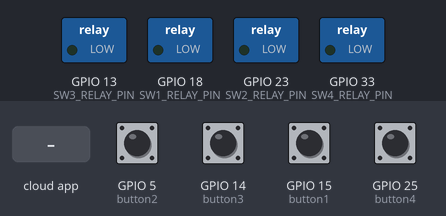
A sketch run on a simulated ESP32. On the bench: switched loads named in the sketch (green lamp = pin HIGH). Inputs (shaded band) come from the test bench; at power-on: GPIO 5 (button2), GPIO 14 (button3), GPIO 15 (button1), GPIO 25 (button4) LOW.

Above: at 1.2 s.
1.3 s: GPIO 5 (button2) pulled HIGH for 0.15 s
At 2.5 s:
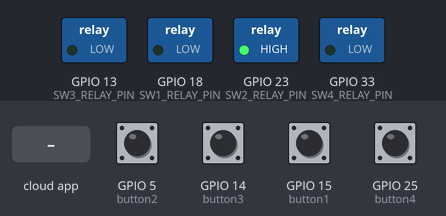
2.9 s: GPIO 14 (button3) pulled HIGH for 0.15 s
At 3.8 s:
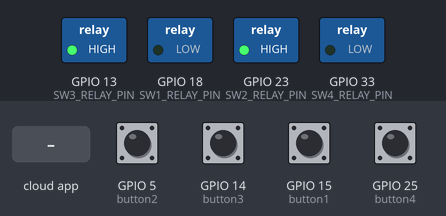
4.5 s: GPIO 15 (button1) pulled HIGH for 0.15 s
At 5.0 s:
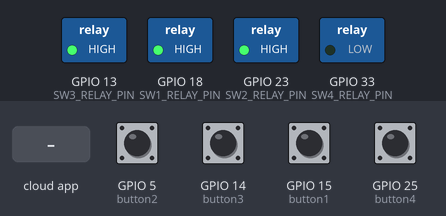
6.1 s: GPIO 25 (button4) pulled HIGH for 0.15 s
At 7.3 s:
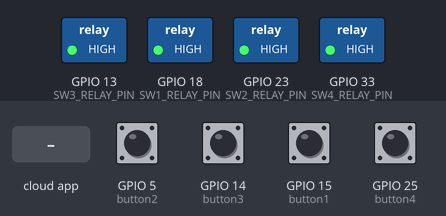
7.7 s: the phone or cloud app sets switch1 to 0
At 8.7 s:
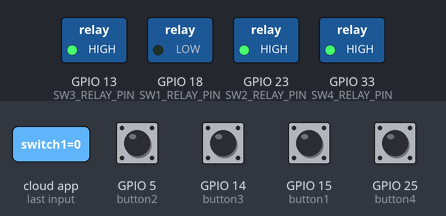
9.2 s: the phone or cloud app sets switch2 to 0
At 9.8 s:
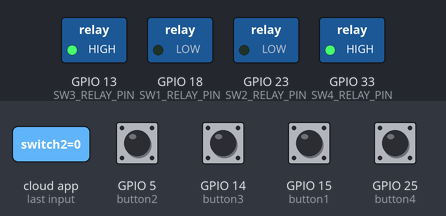
Timing chart, 0 to 11.7 s (numbered marks = the images above; inputs shaded):
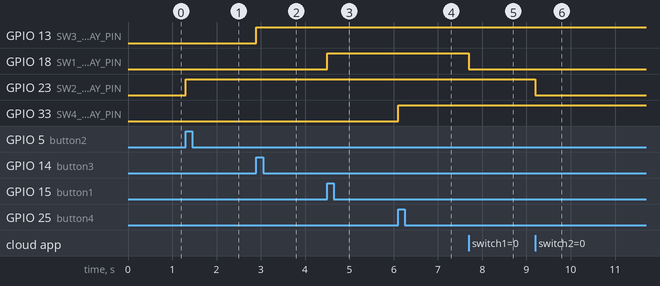

The sketch:

ESP32_Buton_Toggle.ino
```cpp
#include <ThingerESP32.h>

#define USERNAME "*********"
#define DEVICE_ID "*********"
#define DEVICE_CREDENTIAL "*********"

#define SSID "*********"
#define SSID_PASSWORD "*********"

ThingerESP32 thing(USERNAME, DEVICE_ID, DEVICE_CREDENTIAL);

#define SW1_RELAY_PIN 18
#define SW2_RELAY_PIN 23
#define SW3_RELAY_PIN 13
#define SW4_RELAY_PIN 33

#define button1 15
#define button2 5
#define button3 14
#define button4 25

bool state1 = false;
bool state2 = false;
bool state3 = false;
bool state4 = false;

bool lastPhys1 = LOW;
bool lastPhys2 = LOW;
bool lastPhys3 = LOW;
bool lastPhys4 = LOW;

void setup()
{
  Serial.begin(115200);

  pinMode(SW1_RELAY_PIN, OUTPUT);
  pinMode(SW2_RELAY_PIN, OUTPUT);
  pinMode(SW3_RELAY_PIN, OUTPUT);
  pinMode(SW4_RELAY_PIN, OUTPUT);

  digitalWrite(SW1_RELAY_PIN, LOW);
  digitalWrite(SW2_RELAY_PIN, LOW);
  digitalWrite(SW3_RELAY_PIN, LOW);
  digitalWrite(SW4_RELAY_PIN, LOW);

  pinMode(button1, INPUT_PULLDOWN);
  pinMode(button2, INPUT_PULLDOWN);
  pinMode(button3, INPUT_PULLDOWN);
  pinMode(button4, INPUT_PULLDOWN);

  thing.add_wifi(SSID, SSID_PASSWORD);

  thing["switch1"] << [](pson& in)
  {
    if(in.is_empty())
    {
      in = state1;
    } else {
      state1 = in;
      digitalWrite(SW1_RELAY_PIN, state1 ? HIGH : LOW);
    }
  };

  thing["switch2"] << [](pson& in)
  {
    if(in.is_empty())
    {
      in = state2;
    } else {
      state2 = in;
      digitalWrite(SW2_RELAY_PIN, state2 ? HIGH : LOW);
    }
  };

  thing["switch3"] << [](pson& in)
  {
    if(in.is_empty())
    {
      in = state3;
    } else {
      state3 = in;
      digitalWrite(SW3_RELAY_PIN, state3 ? HIGH : LOW);
    }
  };

  thing["switch4"] << [](pson& in)
  {
    if(in.is_empty())
    {
      in = state4;
    } else {
      state4 = in;
      digitalWrite(SW4_RELAY_PIN, state4 ? HIGH : LOW);
    }
  };
}

void loop()
{
  thing.handle();

  bool phys1 = digitalRead(button1);
  bool phys2 = digitalRead(button2);
  bool phys3 = digitalRead(button3);
  bool phys4 = digitalRead(button4);

  if (phys1 == HIGH && lastPhys1 == LOW)
  {
    state1 = !state1;
    digitalWrite(SW1_RELAY_PIN, state1 ? HIGH : LOW);
    thing.stream("switch1");
    delay(200);
  }
  lastPhys1 = phys1;

  if (phys2 == HIGH && lastPhys2 == LOW)
  {
    state2 = !state2;
    digitalWrite(SW2_RELAY_PIN, state2 ? HIGH : LOW);
    thing.stream("switch2");
    delay(200);
  }
  lastPhys2 = phys2;

  if (phys3 == HIGH && lastPhys3 == LOW)
  {
    state3 = !state3;
    digitalWrite(SW3_RELAY_PIN, state3 ? HIGH : LOW);
    thing.stream("switch3");
    delay(200);
  }

  lastPhys3 = phys3;

  if (phys4 == HIGH && lastPhys4 == LOW)
  {
    state4 = !state4;
    digitalWrite(SW4_RELAY_PIN, state4 ? HIGH : LOW);
    thing.stream("switch4");
    delay(200);
  }
  lastPhys4 = phys4;
}
```

Measured:
- after the input at 1.3 s, GPIO 23 (SW2_RELAY_PIN): LOW → HIGH at once
- after the input at 2.9 s, GPIO 13 (SW3_RELAY_PIN): LOW → HIGH at once
- after the input at 4.5 s, GPIO 18 (SW1_RELAY_PIN): LOW → HIGH at once
- after the input at 6.1 s, GPIO 33 (SW4_RELAY_PIN): LOW → HIGH at once
- after the input at 7.7 s, GPIO 18 (SW1_RELAY_PIN): HIGH → LOW at once
- after the input at 9.2 s, GPIO 23 (SW2_RELAY_PIN): HIGH → LOW at once
